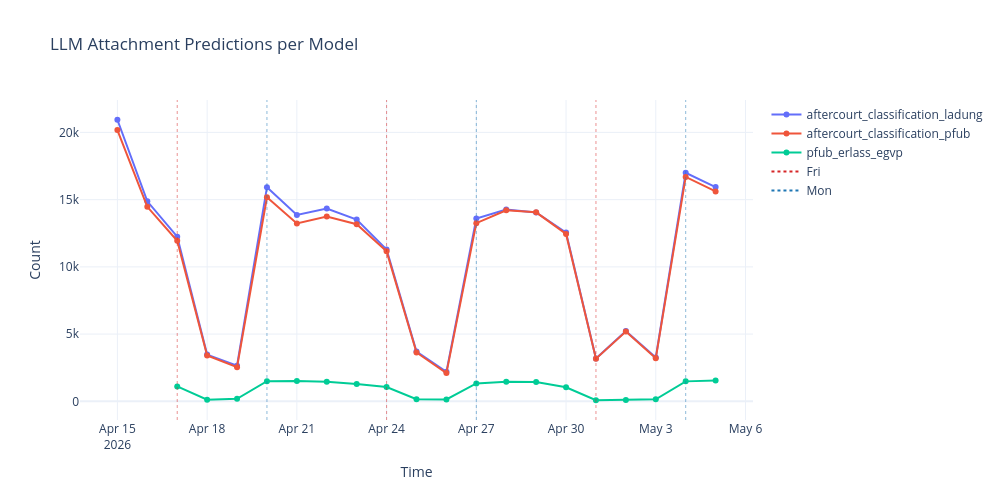

This figure's notebook cell:
### Code cell
plot_time_series(df, title="LLM Attachment Predictions per Model", ylabel="Count")

### Figure 1 — Plotly figure (JSON) as saved in the notebook; plotly's stock layout.template omitted (floating-point values rounded to 4 significant figures)
{"data": [{"hovertemplate": "Metric=aftercourt_classification_ladung<br>Time=%{x}<br>Count=%{y}<extra></extra>", "legendgroup": "aftercourt_classification_ladung", "line": {"color": "#636efa", "dash": "solid"}, "marker": {"symbol": "circle"}, "mode": "lines+markers", "name": "aftercourt_classification_ladung", "orientation": "v", "showlegend": true, "type": "scatter", "x": ["2026-04-15T00:00:00.000000000", "2026-04-16T00:00:00.000000000", "2026-04-17T00:00:00.000000000", "2026-04-18T00:00:00.000000000", "2026-04-19T00:00:00.000000000", "2026-04-20T00:00:00.000000000", "2026-04-21T00:00:00.000000000", "2026-04-22T00:00:00.000000000", "2026-04-23T00:00:00.000000000", "2026-04-24T00:00:00.000000000", "2026-04-25T00:00:00.000000000", "2026-04-26T00:00:00.000000000", "2026-04-27T00:00:00.000000000", "2026-04-28T00:00:00.000000000", "2026-04-29T00:00:00.000000000", "2026-04-30T00:00:00.000000000", "2026-05-01T00:00:00.000000000", "2026-05-02T00:00:00.000000000", "2026-05-03T00:00:00.000000000", "2026-05-04T00:00:00.000000000", "2026-05-05T00:00:00.000000000"], "xaxis": "x", "y": [20943, 14875, 12248, 3476, 2651, 15915, 13864, 14346, 13515, 11294, 3705, 2193, 13599, 14259, 14052, 12555, 3177, 5225, 3258, 16993, 15933], "yaxis": "y"}, {"hovertemplate": "Metric=aftercourt_classification_pfub<br>Time=%{x}<br>Count=%{y}<extra></extra>", "legendgroup": "aftercourt_classification_pfub", "line": {"color": "#EF553B", "dash": "solid"}, "marker": {"symbol": "circle"}, "mode": "lines+markers", "name": "aftercourt_classification_pfub", "orientation": "v", "showlegend": true, "type": "scatter", "x": ["2026-04-15T00:00:00.000000000", "2026-04-16T00:00:00.000000000", "2026-04-17T00:00:00.000000000", "2026-04-18T00:00:00.000000000", "2026-04-19T00:00:00.000000000", "2026-04-20T00:00:00.000000000", "2026-04-21T00:00:00.000000000", "2026-04-22T00:00:00.000000000", "2026-04-23T00:00:00.000000000", "2026-04-24T00:00:00.000000000", "2026-04-25T00:00:00.000000000", "2026-04-26T00:00:00.000000000", "2026-04-27T00:00:00.000000000", "2026-04-28T00:00:00.000000000", "2026-04-29T00:00:00.000000000", "2026-04-30T00:00:00.000000000", "2026-05-01T00:00:00.000000000", "2026-05-02T00:00:00.000000000", "2026-05-03T00:00:00.000000000", "2026-05-04T00:00:00.000000000", "2026-05-05T00:00:00.000000000"], "xaxis": "x", "y": [20177, 14468, 11936, 3406, 2535, 15176, 13226, 13740, 13176, 11153, 3633, 2100, 13252, 14210, 14055, 12448, 3168, 5190, 3195, 16693, 15609], "yaxis": "y"}, {"hovertemplate": "Metric=pfub_erlass_egvp<br>Time=%{x}<br>Count=%{y}<extra></extra>", "legendgroup": "pfub_erlass_egvp", "line": {"color": "#00cc96", "dash": "solid"}, "marker": {"symbol": "circle"}, "mode": "lines+markers", "name": "pfub_erlass_egvp", "orientation": "v", "showlegend": true, "type": "scatter", "x": ["2026-04-17T00:00:00.000000000", "2026-04-18T00:00:00.000000000", "2026-04-19T00:00:00.000000000", "2026-04-20T00:00:00.000000000", "2026-04-21T00:00:00.000000000", "2026-04-22T00:00:00.000000000", "2026-04-23T00:00:00.000000000", "2026-04-24T00:00:00.000000000", "2026-04-25T00:00:00.000000000", "2026-04-26T00:00:00.000000000", "2026-04-27T00:00:00.000000000", "2026-04-28T00:00:00.000000000", "2026-04-29T00:00:00.000000000", "2026-04-30T00:00:00.000000000", "2026-05-01T00:00:00.000000000", "2026-05-02T00:00:00.000000000", "2026-05-03T00:00:00.000000000", "2026-05-04T00:00:00.000000000", "2026-05-05T00:00:00.000000000"], "xaxis": "x", "y": [1106, 122, 189, 1498, 1516, 1455, 1296, 1061, 160, 139, 1334, 1449, 1429, 1040, 79, 105, 146, 1483, 1548], "yaxis": "y"}, {"hoverinfo": "skip", "line": {"color": "#d62728", "dash": "dot"}, "mode": "lines", "name": "Fri", "showlegend": true, "type": "scatter", "x": ["2026-04-17T00:00:00"], "y": [null]}, {"hoverinfo": "skip", "line": {"color": "#1f77b4", "dash": "dot"}, "mode": "lines", "name": "Mon", "showlegend": true, "type": "scatter", "x": ["2026-04-20T00:00:00"], "y": [null]}], "layout": {"height": 500, "hovermode": "x unified", "legend": {"title": {"text": ""}, "tracegroupgap": 0}, "shapes": [{"line": {"color": "#d62728", "dash": "dot", "width": 1}, "opacity": 0.5, "type": "line", "x0": "2026-04-17T00:00:00", "x1": "2026-04-17T00:00:00", "xref": "x", "y0": 0, "y1": 1, "yref": "y domain"}, {"line": {"color": "#1f77b4", "dash": "dot", "width": 1}, "opacity": 0.5, "type": "line", "x0": "2026-04-20T00:00:00", "x1": "2026-04-20T00:00:00", "xref": "x", "y0": 0, "y1": 1, "yref": "y domain"}, {"line": {"color": "#d62728", "dash": "dot", "width": 1}, "opacity": 0.5, "type": "line", "x0": "2026-04-24T00:00:00", "x1": "2026-04-24T00:00:00", "xref": "x", "y0": 0, "y1": 1, "yref": "y domain"}, {"line": {"color": "#1f77b4", "dash": "dot", "width": 1}, "opacity": 0.5, "type": "line", "x0": "2026-04-27T00:00:00", "x1": "2026-04-27T00:00:00", "xref": "x", "y0": 0, "y1": 1, "yref": "y domain"}, {"line": {"color": "#d62728", "dash": "dot", "width": 1}, "opacity": 0.5, "type": "line", "x0": "2026-05-01T00:00:00", "x1": "2026-05-01T00:00:00", "xref": "x", "y0": 0, "y1": 1, "yref": "y domain"}, {"line": {"color": "#1f77b4", "dash": "dot", "width": 1}, "opacity": 0.5, "type": "line", "x0": "2026-05-04T00:00:00", "x1": "2026-05-04T00:00:00", "xref": "x", "y0": 0, "y1": 1, "yref": "y domain"}], "title": {"text": "LLM Attachment Predictions per Model"}, "width": 1000, "xaxis": {"anchor": "y", "domain": [0, 1], "title": {"text": "Time"}}, "yaxis": {"anchor": "x", "domain": [0, 1], "title": {"text": "Count"}}}}
